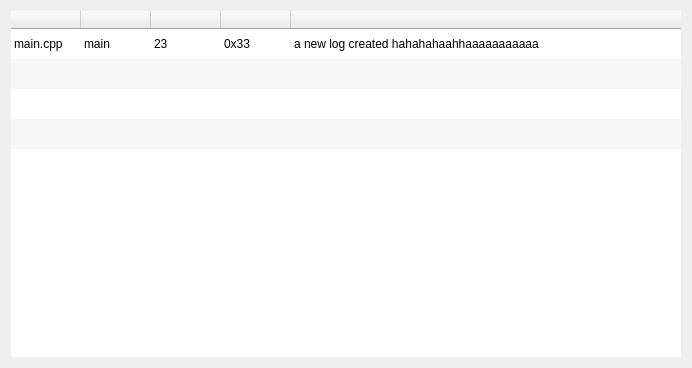
<?xml version="1.0" encoding="UTF-8"?>
<ui version="4.0">
 <class>Form</class>
 <widget class="QWidget" name="Form">
  <property name="geometry">
   <rect>
    <x>0</x>
    <y>0</y>
    <width>692</width>
    <height>368</height>
   </rect>
  </property>
  <property name="windowTitle">
   <string>Form</string>
  </property>
  <layout class="QHBoxLayout" name="horizontalLayout">
   <item>
    <widget class="QTableWidget" name="tableWidget">
     <property name="frameShape">
      <enum>QFrame::NoFrame</enum>
     </property>
     <property name="frameShadow">
      <enum>QFrame::Plain</enum>
     </property>
     <property name="tabKeyNavigation">
      <bool>false</bool>
     </property>
     <property name="showDropIndicator" stdset="0">
      <bool>true</bool>
     </property>
     <property name="dragEnabled">
      <bool>true</bool>
     </property>
     <property name="dragDropMode">
      <enum>QAbstractItemView::DragDrop</enum>
     </property>
     <property name="defaultDropAction">
      <enum>Qt::MoveAction</enum>
     </property>
     <property name="alternatingRowColors">
      <bool>true</bool>
     </property>
     <property name="selectionMode">
      <enum>QAbstractItemView::NoSelection</enum>
     </property>
     <property name="selectionBehavior">
      <enum>QAbstractItemView::SelectRows</enum>
     </property>
     <property name="textElideMode">
      <enum>Qt::ElideNone</enum>
     </property>
     <property name="verticalScrollMode">
      <enum>QAbstractItemView::ScrollPerPixel</enum>
     </property>
     <property name="showGrid">
      <bool>false</bool>
     </property>
     <property name="gridStyle">
      <enum>Qt::DashDotLine</enum>
     </property>
     <property name="sortingEnabled">
      <bool>false</bool>
     </property>
     <property name="wordWrap">
      <bool>false</bool>
     </property>
     <property name="cornerButtonEnabled">
      <bool>false</bool>
     </property>
     <attribute name="horizontalHeaderVisible">
      <bool>true</bool>
     </attribute>
     <attribute name="horizontalHeaderCascadingSectionResizes">
      <bool>true</bool>
     </attribute>
     <attribute name="horizontalHeaderDefaultSectionSize">
      <number>70</number>
     </attribute>
     <attribute name="horizontalHeaderHighlightSections">
      <bool>false</bool>
     </attribute>
     <attribute name="horizontalHeaderMinimumSectionSize">
      <number>60</number>
     </attribute>
     <attribute name="horizontalHeaderShowSortIndicator" stdset="0">
      <bool>false</bool>
     </attribute>
     <attribute name="horizontalHeaderStretchLastSection">
      <bool>true</bool>
     </attribute>
     <attribute name="verticalHeaderVisible">
      <bool>false</bool>
     </attribute>
     <attribute name="verticalHeaderHighlightSections">
      <bool>false</bool>
     </attribute>
     <row>
      <property name="text">
       <string>New Row</string>
      </property>
     </row>
     <row>
      <property name="text">
       <string>New Row</string>
      </property>
     </row>
     <row>
      <property name="text">
       <string>New Row</string>
      </property>
     </row>
     <row>
      <property name="text">
       <string>New Row</string>
      </property>
     </row>
     <column>
      <property name="text">
       <string/>
      </property>
     </column>
     <column>
      <property name="text">
       <string/>
      </property>
     </column>
     <column>
      <property name="text">
       <string/>
      </property>
     </column>
     <column>
      <property name="text">
       <string/>
      </property>
     </column>
     <column>
      <property name="text">
       <string/>
      </property>
     </column>
     <item row="0" column="0">
      <property name="text">
       <string>main.cpp</string>
      </property>
     </item>
     <item row="0" column="1">
      <property name="text">
       <string>main</string>
      </property>
     </item>
     <item row="0" column="2">
      <property name="text">
       <string>23</string>
      </property>
     </item>
     <item row="0" column="3">
      <property name="text">
       <string>0x33</string>
      </property>
     </item>
     <item row="0" column="4">
      <property name="text">
       <string>a new log created hahahahaahhaaaaaaaaaaa</string>
      </property>
     </item>
     <item row="1" column="0">
      <property name="text">
       <string/>
      </property>
      <property name="font">
       <font>
        <kerning>false</kerning>
       </font>
      </property>
      <property name="foreground">
       <brush brushstyle="NoBrush">
        <color alpha="255">
         <red>255</red>
         <green>0</green>
         <blue>0</blue>
        </color>
       </brush>
      </property>
      <property name="flags">
       <set>NoItemFlags</set>
      </property>
     </item>
    </widget>
   </item>
  </layout>
 </widget>
 <resources/>
 <connections/>
</ui>
